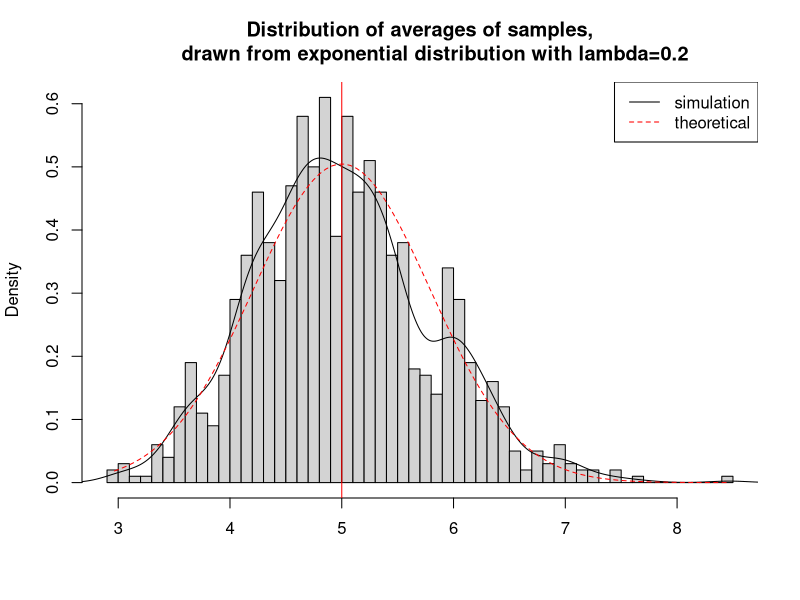
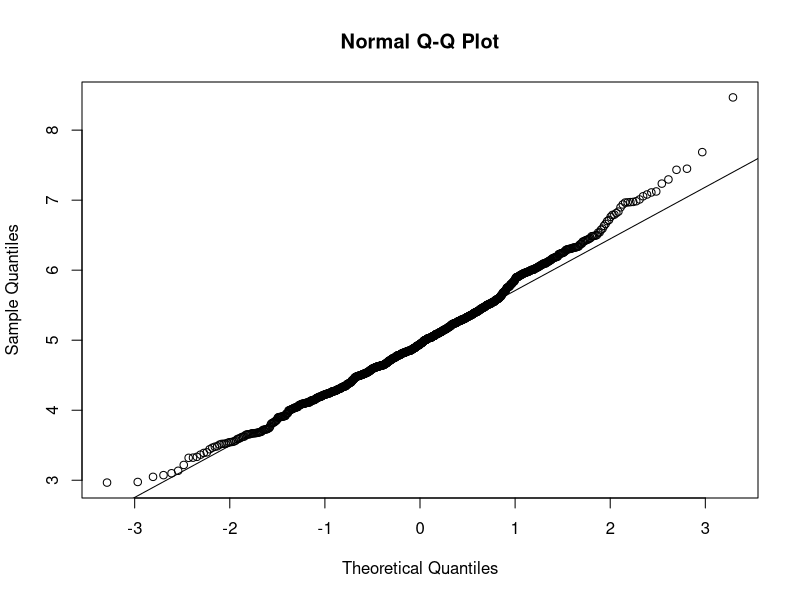
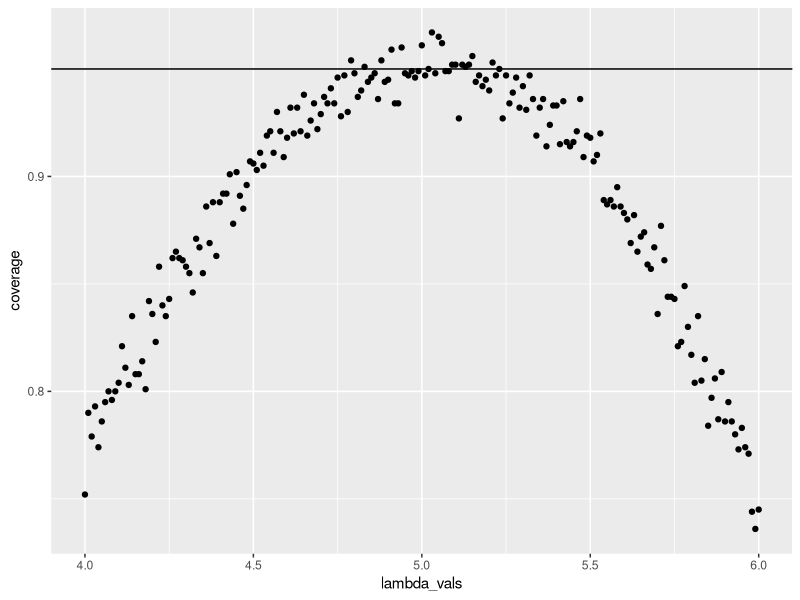

Source code (R) for these figures, in order:
## Eric Glass
## Project 1, Part 1


##Simulation Exercise
set.seed(100)
lambda <- 0.2
num_sim <- 1000
sample_size <- 40
sim <- matrix(rexp(num_sim*sample_size, rate=lambda), num_sim, sample_size)
row_means <- rowMeans(sim)

##The distribution of sample means is as follows.

## plot the histogram of averages
hist(row_means, breaks=50, prob=TRUE,
     main="Distribution of averages of samples,
     drawn from exponential distribution with lambda=0.2",
     xlab="")
## density of the averages of samples
lines(density(row_means))
## theoretical center of distribution
abline(v=1/lambda, col="red")
# theoretical density of the averages of samples
xfit <- seq(min(row_means), max(row_means), length=100)
yfit <- dnorm(xfit, mean=1/lambda, sd=(1/lambda/sqrt(sample_size)))
lines(xfit, yfit, pch=22, col="red", lty=2)
# add legend
legend('topright', c("simulation", "theoretical"), lty=c(1,2), col=c("black", "red"))

## The distribution of sample means is centered at r mean(row_means) and the theoretical center of the distribution is $\lambda^{-1}$ = r 1/lambda. The variance of sample means is r var(row_means) where the theoretical variance of the distribution is $\sigma^2 / n = 1/(\lambda^2 n) = 1/(0.04 \times 40)$ = r 1/(0.04 * 40).

## Due to the central limit theorem, the averages of samples follow normal distribution. The figure above also shows the density computed using the histogram and the normal density plotted with theoretical mean and variance values. Also, the q-q plot below suggests the normality.

qqnorm(row_means); qqline(row_means)
## Finally, let's evaluate the coverage of the confidence interval for $1/\lambda = \bar{X} \pm 1.96 \frac{S}{\sqrt{n}}$

lambda_vals <- seq(4, 6, by=0.01)
coverage <- sapply(lambda_vals, function(lamb) {
        mu_hats <- rowMeans(matrix(rexp(sample_size*num_sim, rate=0.2),
                                   num_sim, sample_size))
        ll <- mu_hats - qnorm(0.975) * sqrt(1/lambda**2/sample_size)
        ul <- mu_hats + qnorm(0.975) * sqrt(1/lambda**2/sample_size)
        mean(ll < lamb & ul > lamb)
})

library(ggplot2)
qplot(lambda_vals, coverage) + geom_hline(yintercept=0.95)

## The 95% confidence intervals for the rate parameter ($\lambda$) to be estimated ($\hat{\lambda}$) are $\hat{\lambda}{low} = \hat{\lambda}(1 - \frac{1.96}{\sqrt{n}})$ agnd $\hat{\lambda}{upp} = \hat{\lambda}(1 + \frac{1.96}{\sqrt{n}})$. As can be seen from the plot above, for selection of $\hat{\lambda}$ around 5, the average of the sample mean falls within the confidence interval at least 95% of the time. Note that the true rate, $\lambda$ is 5.